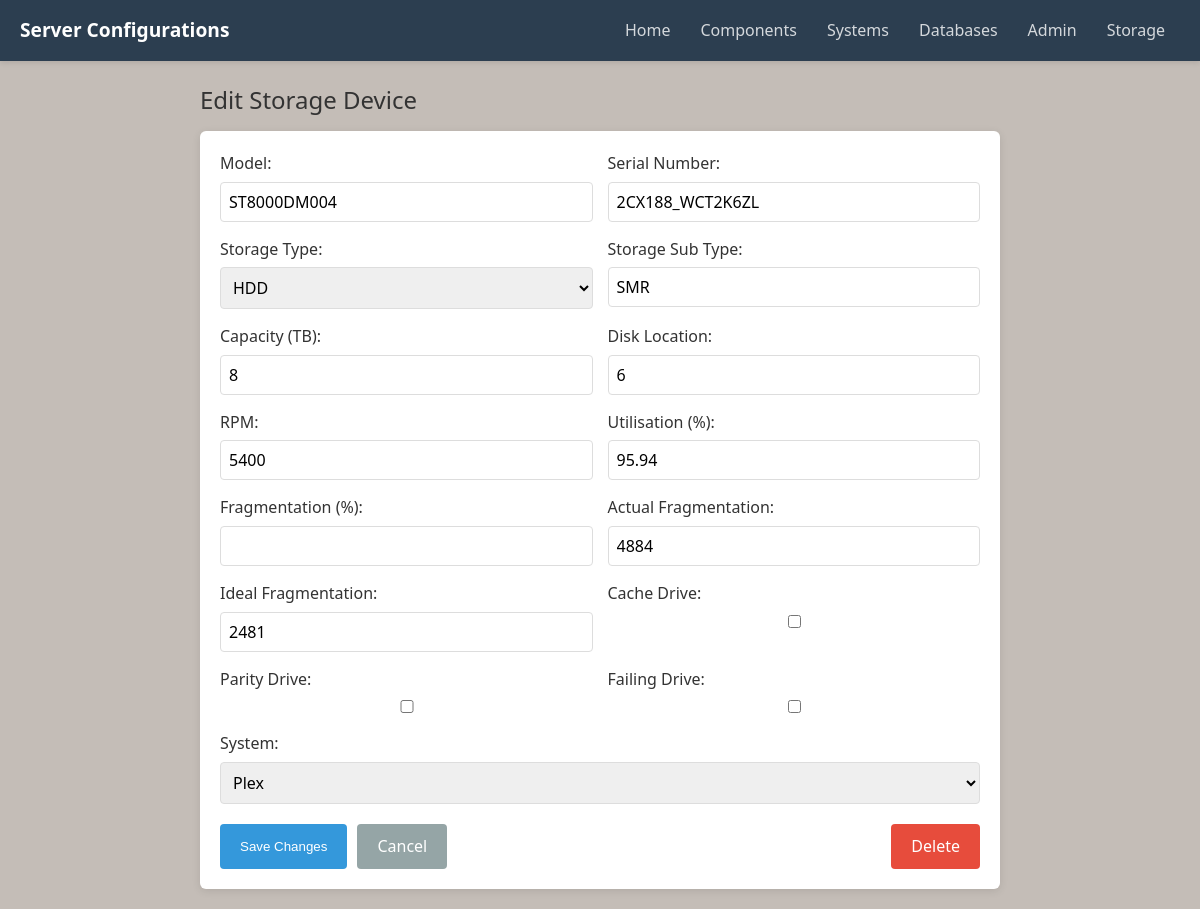
/components/edit-storage/9/, run on an earlier commit of the app's database.
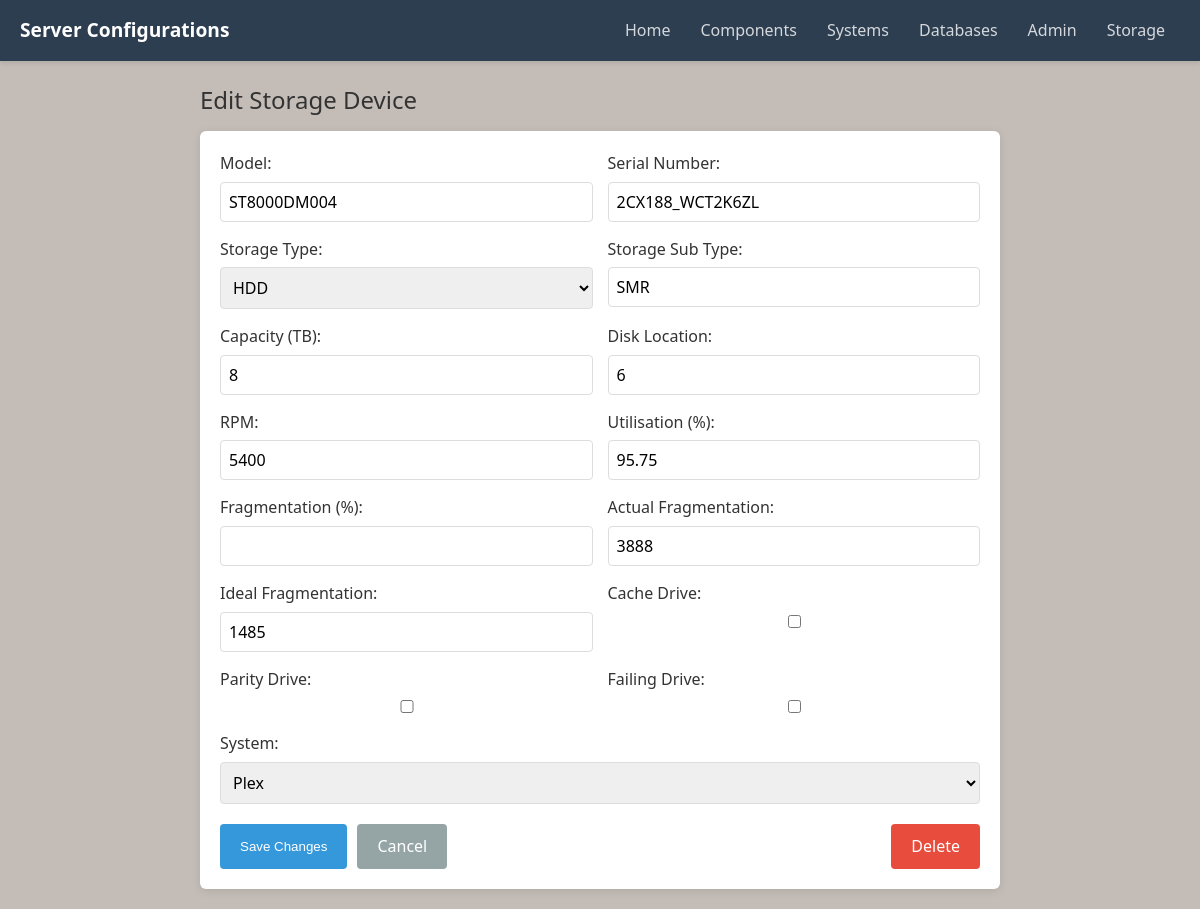
And on a later commit of the database.
### server_deployments/models.py (models this page shows, shortened)
class StorageDevice(models.Model):
    disk_location = models.PositiveIntegerField(null=True, blank=True)
    model = models.CharField(max_length=255)
    serial_number = models.CharField(max_length=255, null=True, blank=True)
    storage_type = models.CharField(max_length=10, choices=[('HDD', 'HDD'), ('SSD', 'SSD'), ('NVMe', 'NVMe')])
    storage_sub_type = models.CharField(max_length=255, null=True, blank=True)
    capacity_tb = models.PositiveIntegerField()
    rpm = models.PositiveIntegerField(blank=True, null=True)
    failure = models.BooleanField(default=False)
    cache = models.BooleanField(default=False)
    parity = models.BooleanField(default=False)
    utilisation = models.DecimalField(max_digits=5, decimal_places=2, default=0.0, help_text="Percentage of drive used")
    actual_fragmentation = models.PositiveIntegerField(null=True, blank=True)
    ideal_fragmentation = models.PositiveIntegerField(null=True, blank=True)
    fragmentation = models.DecimalField(max_digits=5, decimal_places=2, null=True, blank=True, help_text="Fragmentation percentage")

### server_deployments/views.py (the view)
# urls.py: path('components/edit-storage/<int:storage_id>/', views.edit_storage, name='edit_storage'),
def edit_storage(request, storage_id):
    storage = get_object_or_404(StorageDevice, id=storage_id)
    current_system = None
    for system in System.objects.all():
        if storage in system.storage_devices.all():
            current_system = system
            break
    if request.method == 'POST':
        form = StorageDeviceForm(request.POST, instance=storage)
        if form.is_valid():
            storage = form.save()
            new_system_id = request.POST.get('system')
            if current_system:
                current_system.storage_devices.remove(storage)
            if new_system_id and new_system_id != '':
                try:
                    new_system = System.objects.get(id=new_system_id)
                    new_system.storage_devices.add(storage)
                except System.DoesNotExist:
                    pass
            return redirect('storage_view')
    else:
        form = StorageDeviceForm(instance=storage)
    return render(request, 'server_deployments/edit_storage.html', {
        'form': form,
        'storage': storage,
        'title': 'Edit Storage Device',
        'systems': System.objects.all(),
        'current_system': current_system
    })

### server_deployments/forms.py
class StorageDeviceForm(forms.ModelForm):
    class Meta:
        model = StorageDevice
        fields = '__all__'

### server_deployments/templates/server_deployments/edit_storage.html (shortened to what this page needs)
{% extends "base.html" %}
{% load static %}
{% block content %}
<div class="container">
  <h2>{{ title }}</h2>
  <form method="post" class="form">
    <div class="form-grid">
        <div class="form-group">
            <label for="{{ form.model.id_for_label }}">Model:</label>
            {{ form.model }}
        </div>
        <div class="form-group">
            <label for="{{ form.serial_number.id_for_label }}">Serial Number:</label>
            {{ form.serial_number }}
        </div>
        <div class="form-group">
            <label for="{{ form.storage_type.id_for_label }}">Storage Type:</label>
            {{ form.storage_type }}
        </div>
        <div class="form-group">
            <label for="{{ form.storage_sub_type.id_for_label }}">Storage Sub Type:</label>
            {{ form.storage_sub_type }}
        </div>
        <div class="form-group">
            <label for="{{ form.capacity_tb.id_for_label }}">Capacity (TB):</label>
            {{ form.capacity_tb }}
        </div>
        <div class="form-group">
            <label for="{{ form.disk_location.id_for_label }}">Disk Location:</label>
            {{ form.disk_location }}
        </div>
        <div class="form-group">
            <label for="{{ form.rpm.id_for_label }}">RPM:</label>
            {{ form.rpm }}
        </div>
        <div class="form-group">
            <label for="{{ form.utilisation.id_for_label }}">Utilisation (%):</label>
            {{ form.utilisation }}
        </div>
        <div class="form-group">
            <label for="{{ form.fragmentation.id_for_label }}">Fragmentation (%):</label>
            {{ form.fragmentation }}
        </div>
        <div class="form-group">
            <label for="{{ form.actual_fragmentation.id_for_label }}">Actual Fragmentation:</label>
            {{ form.actual_fragmentation }}
        </div>
        <div class="form-group">
            <label for="{{ form.ideal_fragmentation.id_for_label }}">Ideal Fragmentation:</label>
            {{ form.ideal_fragmentation }}
        </div>
        <div class="form-group">
            <label for="{{ form.cache.id_for_label }}">Cache Drive:</label>
            {{ form.cache }}
        </div>
        <div class="form-group">
            <label for="{{ form.parity.id_for_label }}">Parity Drive:</label>
            {{ form.parity }}
        </div>
        <div class="form-group">
            <label for="{{ form.failure.id_for_label }}">Failing Drive:</label>
            {{ form.failure }}
        </div>
        <div class="form-group full-width">
            <label for="system">System:</label>
            <select id="system" name="system">
                {% for sys in systems %}
                    <option value="{{ sys.id }}" {% if current_system and current_system.id == sys.id %}selected{% endif %}>
                        {{ sys.name }}
                    </option>
                {% endfor %}
            </select>
        </div>
    </div>
    <div class="button-row">
        <button type="submit" class="submit-btn">Save Changes</button>
        <a href="{% url 'storage_view' %}" class="cancel-btn">Cancel</a>
        <a href="{% url 'delete_storage' storage.id %}" class="delete-btn" onclick="return confirm('Are you sure you want to delete this drive?')">Delete</a>
    </div>
</form>
</div>
{% endblock %}

What changed in the data, as far as the page shows it:
changed StorageDevice "ST8000DM004": utilisation "95.94" → "95.75"; actual_fragmentation "4884" → "3888"; ideal_fragmentation "2481" → "1485"
